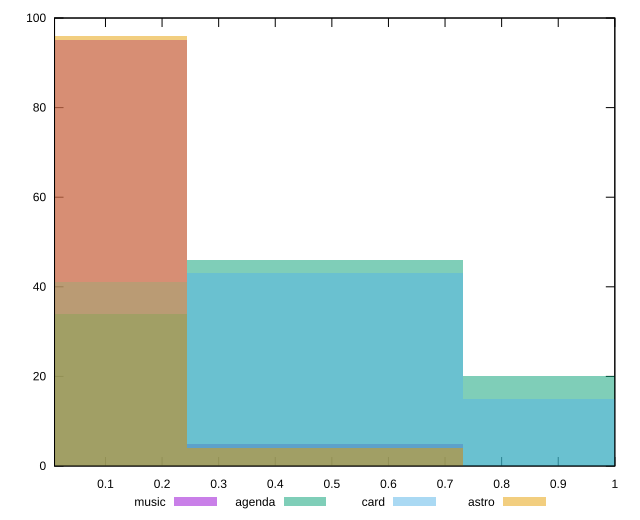

The script that saved this image:
reset

$music <<EOF
0 95
0.48771287187457113 5
EOF

$agenda <<EOF
0 34
0.48771287187457113 46
0.9754257437491423 20
EOF

$card <<EOF
0.48771287187457113 43
0 41
0.9754257437491423 15
EOF

$astro <<EOF
0.48771287187457113 4
0 96
EOF

set key outside below
set boxwidth 0.48771287187457113
set xrange [0.01:1]
set yrange [0:100]
set trange [0:100]
set style fill transparent solid 0.5 noborder
set terminal svg size 640, 520 enhanced background rgb 'white'
set output "reports/report_00027_2021-02-24T12-40-31.850Z/unused-javascript/comparison/histogram/all_score.svg"

plot $music title "music" with boxes, \
     $agenda title "agenda" with boxes, \
     $card title "card" with boxes, \
     $astro title "astro" with boxes

reset
